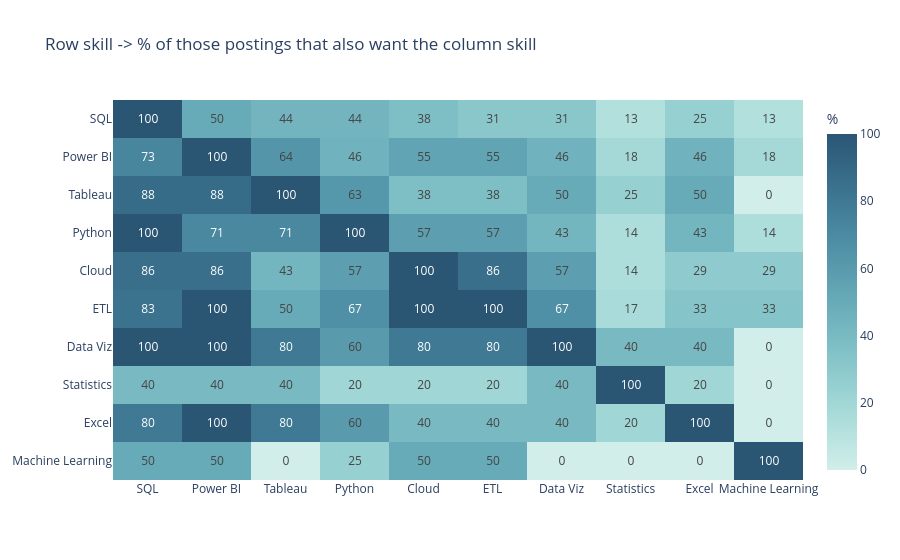

The notebook cell this image was saved under:
### Markdown cell above
## 12. Skill co-occurrence
Read each row as: *of the postings that ask for the row skill, what % also ask for the column skill?*

### Code cell
co_counts, co_pct = analysis_utils.skill_cooccurrence(jobs)
top = sd["skill"].head(10).tolist()
fig = px.imshow(co_pct.loc[top, top], text_auto=".0f", aspect="auto", color_continuous_scale="Teal",
                labels=dict(color="%"), title="Row skill -> % of those postings that also want the column skill")
show(fig)

### Figure 1 — Plotly figure (JSON) as saved in the notebook; plotly's stock layout.template omitted (floating-point values rounded to 4 significant figures)
{"data": [{"coloraxis": "coloraxis", "hovertemplate": "x: %{x}<br>y: %{y}<br>%: %{z}<extra></extra>", "name": "0", "texttemplate": "%{z:.0f}", "type": "heatmap", "x": ["SQL", "Power BI", "Tableau", "Python", "Cloud", "ETL", "Data Viz", "Statistics", "Excel", "Machine Learning"], "xaxis": "x", "y": ["SQL", "Power BI", "Tableau", "Python", "Cloud", "ETL", "Data Viz", "Statistics", "Excel", "Machine Learning"], "yaxis": "y", "z": [[100.0, 50.0, 43.8, 43.8, 37.5, 31.2, 31.2, 12.5, 25.0, 12.5], [72.7, 100.0, 63.6, 45.5, 54.5, 54.5, 45.5, 18.2, 45.5, 18.2], [87.5, 87.5, 100.0, 62.5, 37.5, 37.5, 50.0, 25.0, 50.0, 0.0], [100.0, 71.4, 71.4, 100.0, 57.1, 57.1, 42.9, 14.3, 42.9, 14.3], [85.7, 85.7, 42.9, 57.1, 100.0, 85.7, 57.1, 14.3, 28.6, 28.6], [83.3, 100.0, 50.0, 66.7, 100.0, 100.0, 66.7, 16.7, 33.3, 33.3], [100.0, 100.0, 80.0, 60.0, 80.0, 80.0, 100.0, 40.0, 40.0, 0.0], [40.0, 40.0, 40.0, 20.0, 20.0, 20.0, 40.0, 100.0, 20.0, 0.0], [80.0, 100.0, 80.0, 60.0, 40.0, 40.0, 40.0, 20.0, 100.0, 0.0], [50.0, 50.0, 0.0, 25.0, 50.0, 50.0, 0.0, 0.0, 0.0, 100.0]]}], "layout": {"coloraxis": {"autocolorscale": false, "colorbar": {"title": {"text": "%"}}, "colorscale": [[0, "rgb(209, 238, 234)"], [0.1667, "rgb(168, 219, 217)"], [0.3333, "rgb(133, 196, 201)"], [0.5, "rgb(104, 171, 184)"], [0.6667, "rgb(79, 144, 166)"], [0.8333, "rgb(59, 115, 143)"], [1, "rgb(42, 86, 116)"]]}, "title": {"text": "Row skill -> % of those postings that also want the column skill"}, "xaxis": {"anchor": "y", "domain": [0, 1]}, "yaxis": {"anchor": "x", "autorange": "reversed", "domain": [0, 1]}}}
